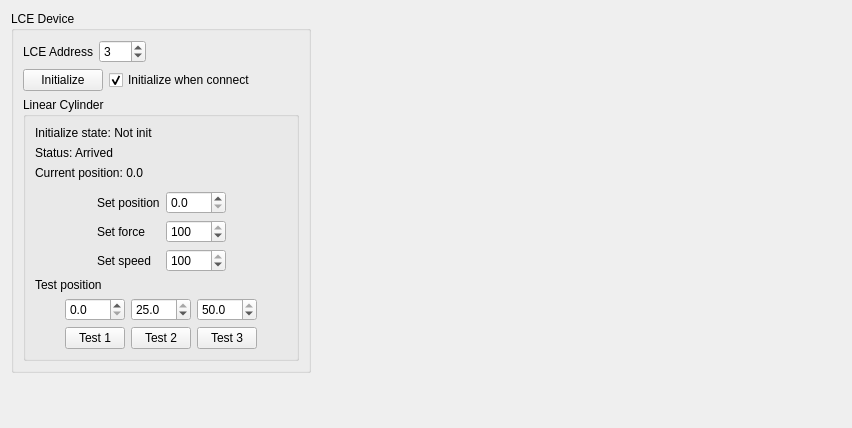
<?xml version="1.0" encoding="UTF-8"?>
<ui version="4.0">
 <class>DhLceWidget</class>
 <widget class="QWidget" name="DhLceWidget">
  <property name="geometry">
   <rect>
    <x>0</x>
    <y>0</y>
    <width>852</width>
    <height>428</height>
   </rect>
  </property>
  <property name="windowTitle">
   <string>Form</string>
  </property>
  <layout class="QHBoxLayout" name="horizontalLayout">
   <item>
    <layout class="QVBoxLayout" name="verticalLayout_2">
     <item>
      <widget class="QGroupBox" name="groupBox_lce_setting">
       <property name="maximumSize">
        <size>
         <width>300</width>
         <height>16777215</height>
        </size>
       </property>
       <property name="title">
        <string>LCE Device</string>
       </property>
       <layout class="QVBoxLayout" name="verticalLayout_3">
        <property name="bottomMargin">
         <number>9</number>
        </property>
        <item>
         <layout class="QHBoxLayout" name="horizontalLayout_3_slave_address">
          <item>
           <widget class="QLabel" name="label_lce_address">
            <property name="text">
             <string>LCE Address</string>
            </property>
           </widget>
          </item>
          <item>
           <widget class="QSpinBox" name="spinBox_lce_address">
            <property name="minimum">
             <number>1</number>
            </property>
            <property name="maximum">
             <number>247</number>
            </property>
            <property name="value">
             <number>3</number>
            </property>
           </widget>
          </item>
          <item>
           <spacer name="horizontalSpacer_2">
            <property name="orientation">
             <enum>Qt::Horizontal</enum>
            </property>
            <property name="sizeHint" stdset="0">
             <size>
              <width>40</width>
              <height>20</height>
             </size>
            </property>
           </spacer>
          </item>
         </layout>
        </item>
        <item>
         <layout class="QHBoxLayout" name="horizontalLayout_intialize">
          <item>
           <widget class="QPushButton" name="btn_initialize">
            <property name="text">
             <string>Initialize</string>
            </property>
           </widget>
          </item>
          <item>
           <widget class="QCheckBox" name="checkBox_auto_initialize">
            <property name="text">
             <string>Initialize when connect</string>
            </property>
            <property name="checked">
             <bool>true</bool>
            </property>
           </widget>
          </item>
          <item>
           <spacer name="horizontalSpacer">
            <property name="orientation">
             <enum>Qt::Horizontal</enum>
            </property>
            <property name="sizeHint" stdset="0">
             <size>
              <width>40</width>
              <height>20</height>
             </size>
            </property>
           </spacer>
          </item>
         </layout>
        </item>
        <item>
         <widget class="QGroupBox" name="groupBox_linear">
          <property name="title">
           <string>Linear Cylinder</string>
          </property>
          <layout class="QVBoxLayout" name="verticalLayout">
           <item>
            <widget class="QLabel" name="label_linear_init_state">
             <property name="minimumSize">
              <size>
               <width>176</width>
               <height>0</height>
              </size>
             </property>
             <property name="text">
              <string>Initialize state: Not init</string>
             </property>
            </widget>
           </item>
           <item>
            <widget class="QLabel" name="label_linear_status">
             <property name="text">
              <string>Status: Arrived</string>
             </property>
            </widget>
           </item>
           <item>
            <widget class="QLabel" name="label_linear_position">
             <property name="text">
              <string>Current position: 0.0</string>
             </property>
            </widget>
           </item>
           <item>
            <spacer name="verticalSpacer">
             <property name="orientation">
              <enum>Qt::Vertical</enum>
             </property>
             <property name="sizeType">
              <enum>QSizePolicy::Fixed</enum>
             </property>
             <property name="sizeHint" stdset="0">
              <size>
               <width>20</width>
               <height>5</height>
              </size>
             </property>
            </spacer>
           </item>
           <item>
            <layout class="QGridLayout" name="gridLayout_linear_set">
             <item row="0" column="1">
              <widget class="QLabel" name="label_linear_set_position">
               <property name="text">
                <string>Set position</string>
               </property>
              </widget>
             </item>
             <item row="1" column="3">
              <widget class="QSpinBox" name="spinBox_linear_force">
               <property name="minimum">
                <number>20</number>
               </property>
               <property name="maximum">
                <number>100</number>
               </property>
               <property name="value">
                <number>100</number>
               </property>
              </widget>
             </item>
             <item row="1" column="1">
              <widget class="QLabel" name="label_linear_set_force">
               <property name="text">
                <string>Set force</string>
               </property>
              </widget>
             </item>
             <item row="0" column="3">
              <widget class="QDoubleSpinBox" name="doubleSpinBox_linear_position">
               <property name="minimumSize">
                <size>
                 <width>60</width>
                 <height>0</height>
                </size>
               </property>
               <property name="decimals">
                <number>1</number>
               </property>
               <property name="maximum">
                <double>50.000000000000000</double>
               </property>
               <property name="value">
                <double>0.000000000000000</double>
               </property>
              </widget>
             </item>
             <item row="2" column="3">
              <widget class="QSpinBox" name="spinBox_linear_speed">
               <property name="minimum">
                <number>1</number>
               </property>
               <property name="maximum">
                <number>100</number>
               </property>
               <property name="value">
                <number>100</number>
               </property>
              </widget>
             </item>
             <item row="0" column="4">
              <spacer name="horizontalSpacer_3">
               <property name="orientation">
                <enum>Qt::Horizontal</enum>
               </property>
               <property name="sizeType">
                <enum>QSizePolicy::MinimumExpanding</enum>
               </property>
               <property name="sizeHint" stdset="0">
                <size>
                 <width>40</width>
                 <height>20</height>
                </size>
               </property>
              </spacer>
             </item>
             <item row="2" column="1">
              <widget class="QLabel" name="label_linear_set_speed">
               <property name="text">
                <string>Set speed</string>
               </property>
              </widget>
             </item>
             <item row="0" column="0">
              <spacer name="horizontalSpacer_4">
               <property name="orientation">
                <enum>Qt::Horizontal</enum>
               </property>
               <property name="sizeType">
                <enum>QSizePolicy::MinimumExpanding</enum>
               </property>
               <property name="sizeHint" stdset="0">
                <size>
                 <width>40</width>
                 <height>20</height>
                </size>
               </property>
              </spacer>
             </item>
            </layout>
           </item>
           <item>
            <widget class="QLabel" name="label_linear_position_test">
             <property name="text">
              <string>Test position</string>
             </property>
            </widget>
           </item>
           <item>
            <layout class="QGridLayout" name="gridLayout_linear_test">
             <item row="0" column="2">
              <widget class="QDoubleSpinBox" name="doubleSpinBox_linear_test_2">
               <property name="decimals">
                <number>1</number>
               </property>
               <property name="maximum">
                <double>25.000000000000000</double>
               </property>
               <property name="singleStep">
                <double>1.000000000000000</double>
               </property>
               <property name="value">
                <double>25.000000000000000</double>
               </property>
              </widget>
             </item>
             <item row="0" column="0">
              <spacer name="horizontalSpacer_5">
               <property name="orientation">
                <enum>Qt::Horizontal</enum>
               </property>
               <property name="sizeHint" stdset="0">
                <size>
                 <width>40</width>
                 <height>20</height>
                </size>
               </property>
              </spacer>
             </item>
             <item row="1" column="3">
              <widget class="QPushButton" name="btn_linear_test_3">
               <property name="maximumSize">
                <size>
                 <width>60</width>
                 <height>16777215</height>
                </size>
               </property>
               <property name="text">
                <string>Test 3</string>
               </property>
              </widget>
             </item>
             <item row="1" column="2">
              <widget class="QPushButton" name="btn_linear_test_2">
               <property name="maximumSize">
                <size>
                 <width>60</width>
                 <height>16777215</height>
                </size>
               </property>
               <property name="text">
                <string>Test 2</string>
               </property>
              </widget>
             </item>
             <item row="0" column="1">
              <widget class="QDoubleSpinBox" name="doubleSpinBox_linear_test_1">
               <property name="decimals">
                <number>1</number>
               </property>
               <property name="maximum">
                <double>100.000000000000000</double>
               </property>
               <property name="value">
                <double>0.000000000000000</double>
               </property>
              </widget>
             </item>
             <item row="1" column="1">
              <widget class="QPushButton" name="btn_linear_test_1">
               <property name="maximumSize">
                <size>
                 <width>60</width>
                 <height>16777215</height>
                </size>
               </property>
               <property name="text">
                <string>Test 1</string>
               </property>
              </widget>
             </item>
             <item row="0" column="3">
              <widget class="QDoubleSpinBox" name="doubleSpinBox_linear_test_3">
               <property name="decimals">
                <number>1</number>
               </property>
               <property name="maximum">
                <double>50.000000000000000</double>
               </property>
               <property name="value">
                <double>50.000000000000000</double>
               </property>
              </widget>
             </item>
             <item row="0" column="4">
              <spacer name="horizontalSpacer_6">
               <property name="orientation">
                <enum>Qt::Horizontal</enum>
               </property>
               <property name="sizeHint" stdset="0">
                <size>
                 <width>40</width>
                 <height>20</height>
                </size>
               </property>
              </spacer>
             </item>
            </layout>
           </item>
          </layout>
         </widget>
        </item>
       </layout>
      </widget>
     </item>
     <item>
      <spacer name="verticalSpacer_2">
       <property name="orientation">
        <enum>Qt::Vertical</enum>
       </property>
       <property name="sizeHint" stdset="0">
        <size>
         <width>20</width>
         <height>40</height>
        </size>
       </property>
      </spacer>
     </item>
    </layout>
   </item>
   <item>
    <spacer name="horizontalSpacer_7">
     <property name="orientation">
      <enum>Qt::Horizontal</enum>
     </property>
     <property name="sizeHint" stdset="0">
      <size>
       <width>40</width>
       <height>20</height>
      </size>
     </property>
    </spacer>
   </item>
  </layout>
 </widget>
 <resources/>
 <connections/>
</ui>
